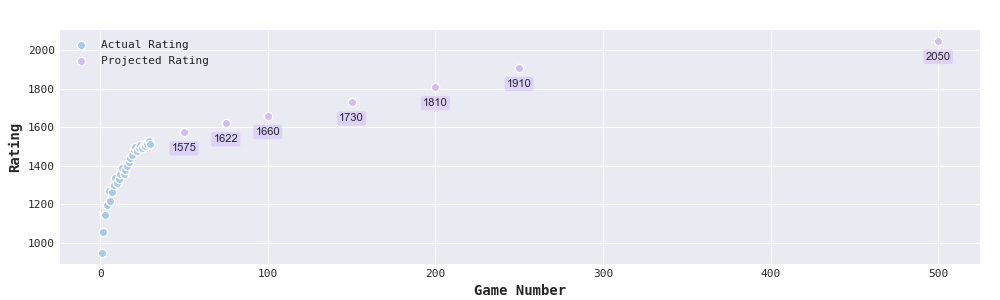

This figure's Python source:
"""
James Parkington
3/28/2023

Actual vs. Projected Rating
Visualizes Player A's actual rating change in the first 30 games on a new chess account,
and projects their rating after playing 50, 75, 100, 150, 200, 250, and 500 games using a scatter plot.
"""

import matplotlib.pyplot as plt
import seaborn           as sns

plt.style.use('seaborn-darkgrid')
plt.figure(figsize = (10, 3))

colors        = sns.color_palette('pastel')
game_numbers  = list(range(1, 31))
win_loss      = [2, 2, 2, 2, 2, 3, 2, 2, 2, 3, 2, 2, 2, 3, 2, 2, 2, 2, 2, 2, 2, 3, 2, 2, 3, 2, 3, 2, 2, 3]
ratings       = [945, 1057, 1145, 1198, 1267, 1217, 1263, 1300, 1335, 1309, 1332, 1358, 1388, 1358, 1379, 1397, 1421, 1439, 1455, 1480, 1495, 1478, 1490, 1509, 1494, 1509, 1501, 1511, 1528, 1514]

milestones          = [50, 75, 100, 150, 200, 250, 500]
milestone_ratings   = [1575, 1622, 1660, 1730, 1810, 1910, 2050]

# Plot ratings
plt.scatter(game_numbers, 
            ratings, 
            color      = colors[0], 
            marker     = 'o', 
            edgecolors = 'white', 
            label      = 'Actual Rating')

plt.scatter(milestones, 
            milestone_ratings, 
            color      = colors[4], 
            marker     = 'o', 
            edgecolors = 'white', 
            label      = 'Projected Rating')

# Add annotations for Projected Ratings
for idx, (ms, rt) in enumerate(zip(milestones, milestone_ratings)):
    plt.annotate("{:.0f}".format(rt),
                 (ms, rt),
                 xytext   = (ms, rt - 100),
                 ha       = "center",
                 fontsize = 8,
                 bbox     = dict(boxstyle  = "round,pad=0.2",
                                 edgecolor = "none",
                                 facecolor = colors[4],
                                 alpha     = 0.5))

plt.xlabel("Game Number",  fontweight = 'bold')
plt.ylabel("Rating",       fontweight = 'bold')

plt.legend(loc = 'best', fontsize = 8)

ax = plt.gca()
ax.spines[:].set_visible(False)
ax.tick_params(axis = 'both', which = 'major', labelsize = 8)

font_updates = [ax.title, ax.xaxis.label, ax.yaxis.label] + \
                ax.get_xticklabels() + ax.get_yticklabels() + \
                plt.legend(loc = 'best', fontsize = 8).get_texts()
for i in font_updates:
    i.set_fontfamily('DejaVu Sans Mono')

# Crop the final output to remove whitespace
plt.subplots_adjust(left = 0.06, right = 0.98, top = 0.9, bottom = 0.12)

plt.show()
